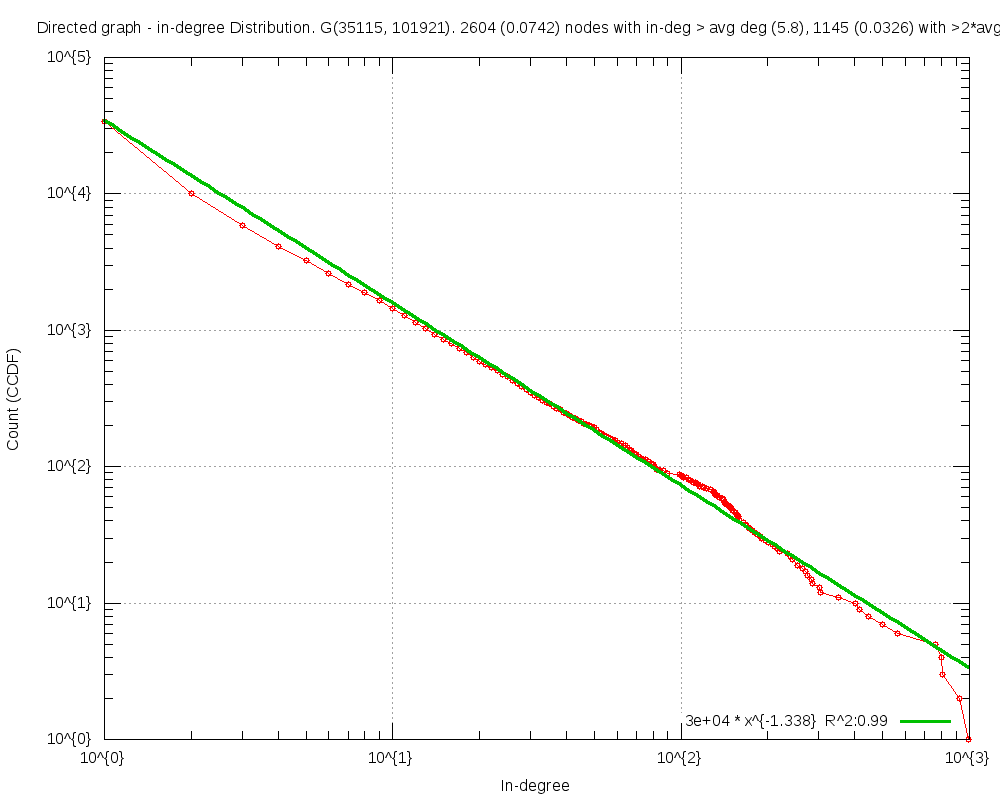

gnuplot code for this plot:
#
# Directed graph - in-degree Distribution. G(35115, 101921). 2604 (0.0742) nodes with in-deg > avg deg (5.8), 1145 (0.0326) with >2*avg.deg (Mon Oct 12 20:30:42 2015)
#

set title "Directed graph - in-degree Distribution. G(35115, 101921). 2604 (0.0742) nodes with in-deg > avg deg (5.8), 1145 (0.0326) with >2*avg.deg"
set key bottom right
set logscale xy 10
set format x "10^{%L}"
set mxtics 10
set format y "10^{%L}"
set mytics 10
set grid
set xlabel "In-degree"
set ylabel "Count (CCDF)"
set tics scale 2
set yrange[1.000000:]
set terminal png size 1000,800
set output 'inDegC.inDegreeDistribution.png'
plot 	"inDegC.inDegreeDistribution.tab" using 1:2 title "" with linespoints pt 6,\
	f1(x)=34543.379335*x**-1.337983, f1(x) title "3e+04 * x^{-1.338}  R^2:0.99" with lines linewidth 3
